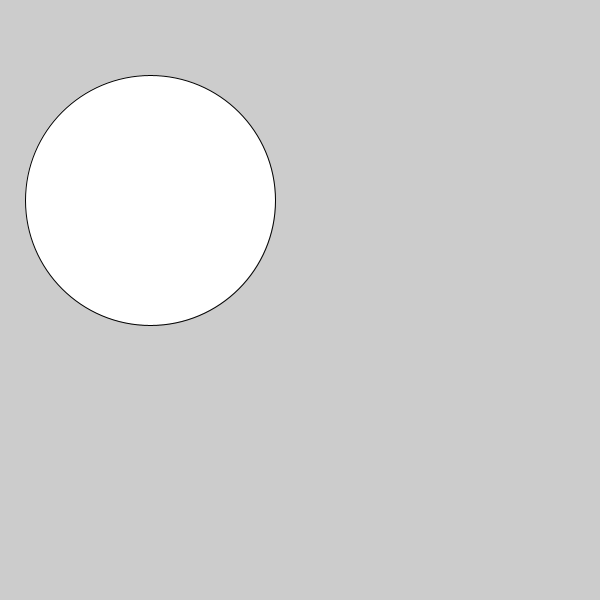
Frame 1 (no input)
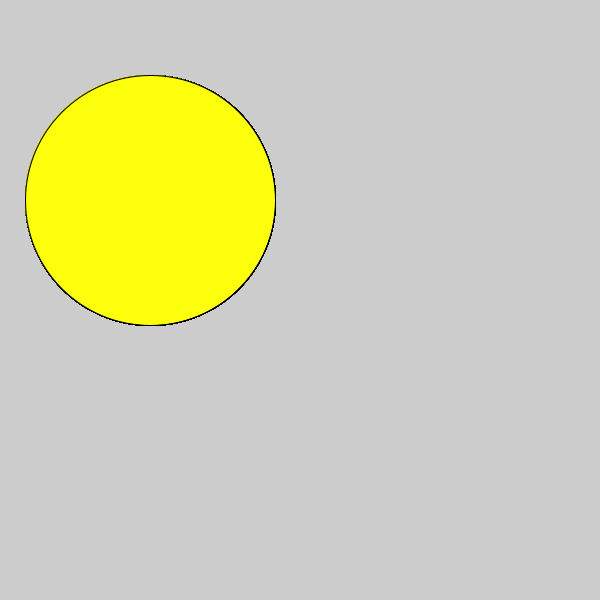
Frame 60 (the mouse pressed at the canvas centre just before this capture)
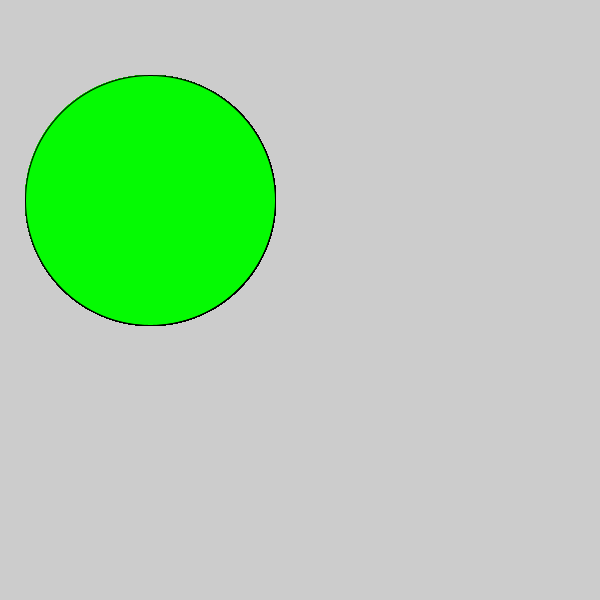
Frame 120 (the mouse held since frame 60 and released just before this capture)

The Processing sketch that drew these frames (run headless with seeded random() and noise(); from frame 60 on, the mouse is pressed at the canvas centre):

// Processing sketch: Logical_Dot
// ── Logical_Dot.pde


void setup() {
 size (600,600); 
}

void draw() {
  ellipse(150,200,250,250);
  fill(#2C4BE3);
  if (mousePressed) {
    fill (#05FA03);
  } else { 
    fill (#FEFF0D);
  } 
}
